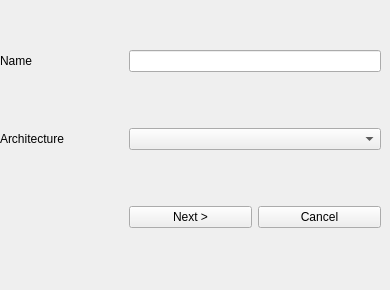
   <widget class="QWidget" name="page">
    <widget class="QWidget" name="gridLayoutWidget">
     <property name="geometry">
      <rect>
       <x>0</x>
       <y>0</y>
       <width>381</width>
       <height>281</height>
      </rect>
     </property>
     <layout class="QGridLayout" name="gridLayout">
      <item row="1" column="0">
       <widget class="QLabel" name="lbl_arch">
        <property name="text">
         <string>Architecture</string>
        </property>
       </widget>
      </item>
      <item row="0" column="0">
       <widget class="QLabel" name="lbl_vmname">
        <property name="text">
         <string>Name</string>
        </property>
       </widget>
      </item>
      <item row="2" column="2">
       <widget class="QPushButton" name="btn_cancel1">
        <property name="text">
         <string>Cancel</string>
        </property>
       </widget>
      </item>
      <item row="2" column="1">
       <widget class="QPushButton" name="btn_next1">
        <property name="text">
         <string>Next &gt;</string>
        </property>
       </widget>
      </item>
      <item row="1" column="1" colspan="2">
       <widget class="QComboBox" name="cb_arch">
        <property name="placeholderText">
         <string>Please choose an architecture</string>
        </property>
        <item>
         <property name="text">
          <string>i386</string>
         </property>
        </item>
        <item>
         <property name="text">
          <string>x86_64</string>
         </property>
        </item>
        <item>
         <property name="text">
          <string>mips64el</string>
         </property>
        </item>
        <item>
         <property name="text">
          <string>mipsel</string>
         </property>
        </item>
        <item>
         <property name="text">
          <string>ppc</string>
         </property>
        </item>
        <item>
         <property name="text">
          <string>ppc64</string>
         </property>
        </item>
        <item>
         <property name="text">
          <string>aarch64</string>
         </property>
        </item>
        <item>
         <property name="text">
          <string>arm</string>
         </property>
        </item>
        <item>
         <property name="text">
          <string>sparc</string>
         </property>
        </item>
        <item>
         <property name="text">
          <string>sparc64</string>
         </property>
        </item>
        <item>
         <property name="text">
          <string>alpha</string>
         </property>
        </item>
        <item>
         <property name="text">
          <string>riscv32</string>
         </property>
        </item>
        <item>
         <property name="text">
          <string>riscv64</string>
         </property>
        </item>
       </widget>
      </item>
      <item row="0" column="1" colspan="2">
       <widget class="QLineEdit" name="le_vmname"/>
      </item>
     </layout>
    </widget>
   </widget>
